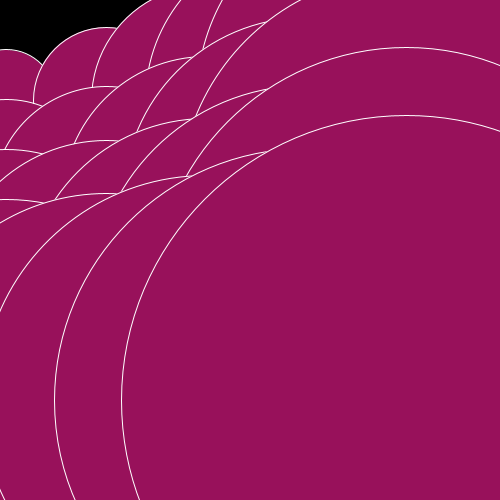
Frame 1 (no input)
Frame 60 (the mouse pressed at the canvas centre just before this capture): identical to frame 1, image omitted
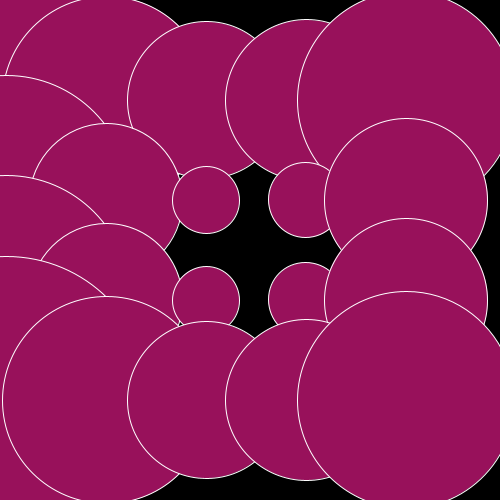
Frame 120 (the mouse held since frame 60 and released just before this capture)

The Processing sketch that drew these frames (run headless with seeded random() and noise(); from frame 60 on, the mouse is pressed at the canvas centre):

// Processing sketch: processing_4052
// ── processing_4052.pde

float a, b;  
  
void setup(){  
  a= 6;  
  b = 100;  
  size(500, 500); 

  smooth();  
}  
  
void draw(){   
    background(0);  
  
  for(float y =b; y <= height-a; y += b){  
    for(float x = a; x <= width-a; x += b){  
      float d;  
      d = dist(mouseX, mouseY, x, y);  
     float diam;  
    diam = map(d,0, 7*height, 9, 10);   
    stroke(255); 
    fill(#98115B);
  
   ellipse(x,y,d,d);  
   
    }  
  }  
}  
 
